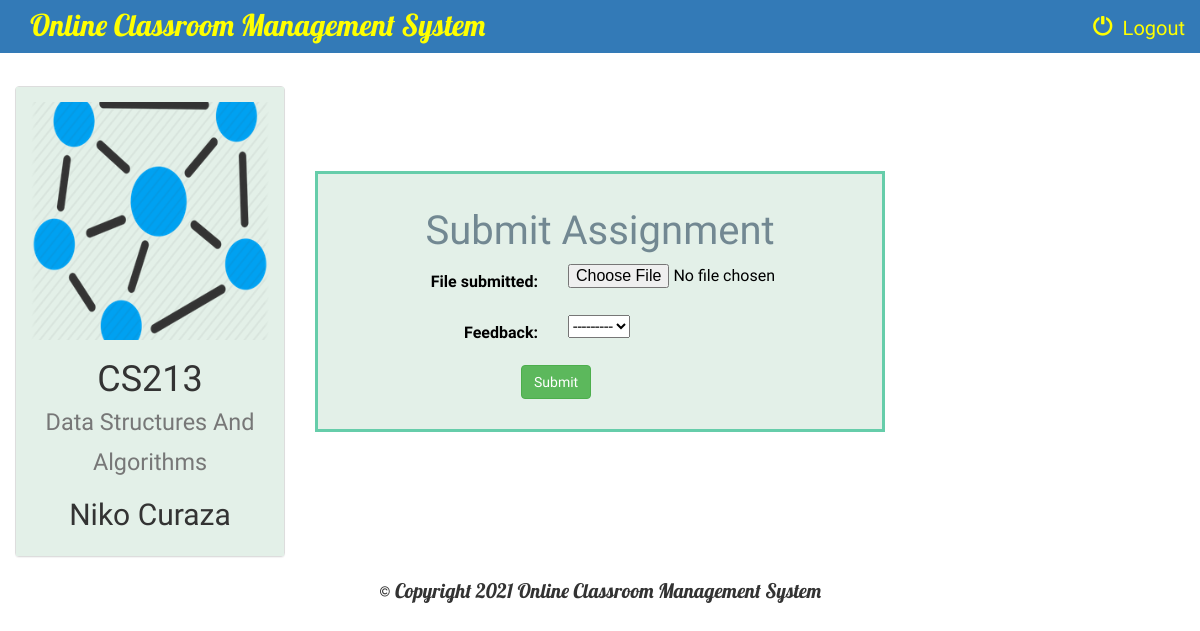
Page /course/6/upload_submission/ (signed in) on the committed database.
### instructor/models.py (models this page shows, shortened)
class Course(models.Model):
    name = models.CharField(max_length=100)
    code = models.CharField(max_length=100)
    instructor = models.ForeignKey(Instructor, on_delete=models.CASCADE)
    course_logo = models.FileField(default=1)

class Instructor(models.Model):
    user = models.ForeignKey(User,on_delete=models.CASCADE, default=1)
    name = models.CharField(max_length=100)
    information = models.CharField(max_length=1000,default=1)
    def __str__(self):
        return self.name

### course/views.py (the view, shortened to what this page needs)
# urls.py: path('<int:assignment_id>/upload_submission/', views.upload_submission, name='upload_submission'),
@login_required
def upload_submission(request, assignment_id):
    form = SubmissionForm(request.POST or None, request.FILES or None)
    assignment = Assignment.objects.get(id=assignment_id)
    course_id = assignment.course.id
    course = Course.objects.get(id=course_id)
    return render(request, 'course/upload_submission.html', {'form': form,'course': course})

### course/forms.py
class SubmissionForm(forms.ModelForm):
    class Meta:
        model = Submission
        fields = ['file_submitted', 'feedback']

### course/templates/course/upload_submission.html (shortened to what this page needs)
{% extends 'course/basic_page.html' %}
{% block body %}
<br>
<div class="container-fluid">
    <div class="row">
        <div class="col-sm-6 col-md-3">
            <div class="panel panel-default">
                <div class="panel-body" style="background-color: #e3f0e8;border: 0px solid #66cdaa;">
                    <a href="{% url 'course:detail' course.id %}">
                        {% if course.course_logo %}
                            <img src="{{ course.course_logo.url }}" class="img-responsive">
                        {% else %}
                            <h3>No image to display</h3>
                        {% endif %}
                    </a>
                    <h1 align="center">{{ course.code }}<br> <small>{{ course.name }}</small></h1>
                    <h2 align="center">{{ course.instructor }}</h2>
                </div>
            </div>
        </div>
        <br><br><br>
        <div class="col-sm-6">
                <div class="panel-body"style="background-color:#e3f0e8;color:black;border: 3px solid #66cdaa;font-family: 'Abhaya Libre';font-size:16px;">
                    <h3 align="center"; style="text-align:center;font-family:Volkhov,cursive;font-size:40px;color: #728892">Submit Assignment</h3>
               <form class="form-horizontal" role="form" action="" method="post" enctype="multipart/form-data">
        {% for field in form %}
        <div class="form-group">
            <div class="col-sm-offset-2 col-sm-10">
            </div>
        <label class="control-label col-sm-5">{{ field.label_tag }}</label>
        <div class="col-sm-5">{{ field }}</div>
        </div>
        {% endfor %}
        <div class="form-group">
            <div class="col-sm-offset-4 col-sm-10">
                <button type="submit" class="btn btn-success">Submit</button>
            </div>
        </div>
    </form>
                </div>
            </div>
    </div>
</div>
{% endblock %}

### course/templates/course/basic_page.html (style rules this page uses)
a { color: yellow; }
body { background: url('') no-repeat center center fixed; background-size: cover; font-family: Ledger;font-size: 20px; }

### rows in the picture
Course: course_logo (picture), code "CS213", name "Data Structures And Algorithms", instructor "Niko Curaza"

### other values in the picture
{{ field.label_tag }} "File submitted:" "Feedback:"
